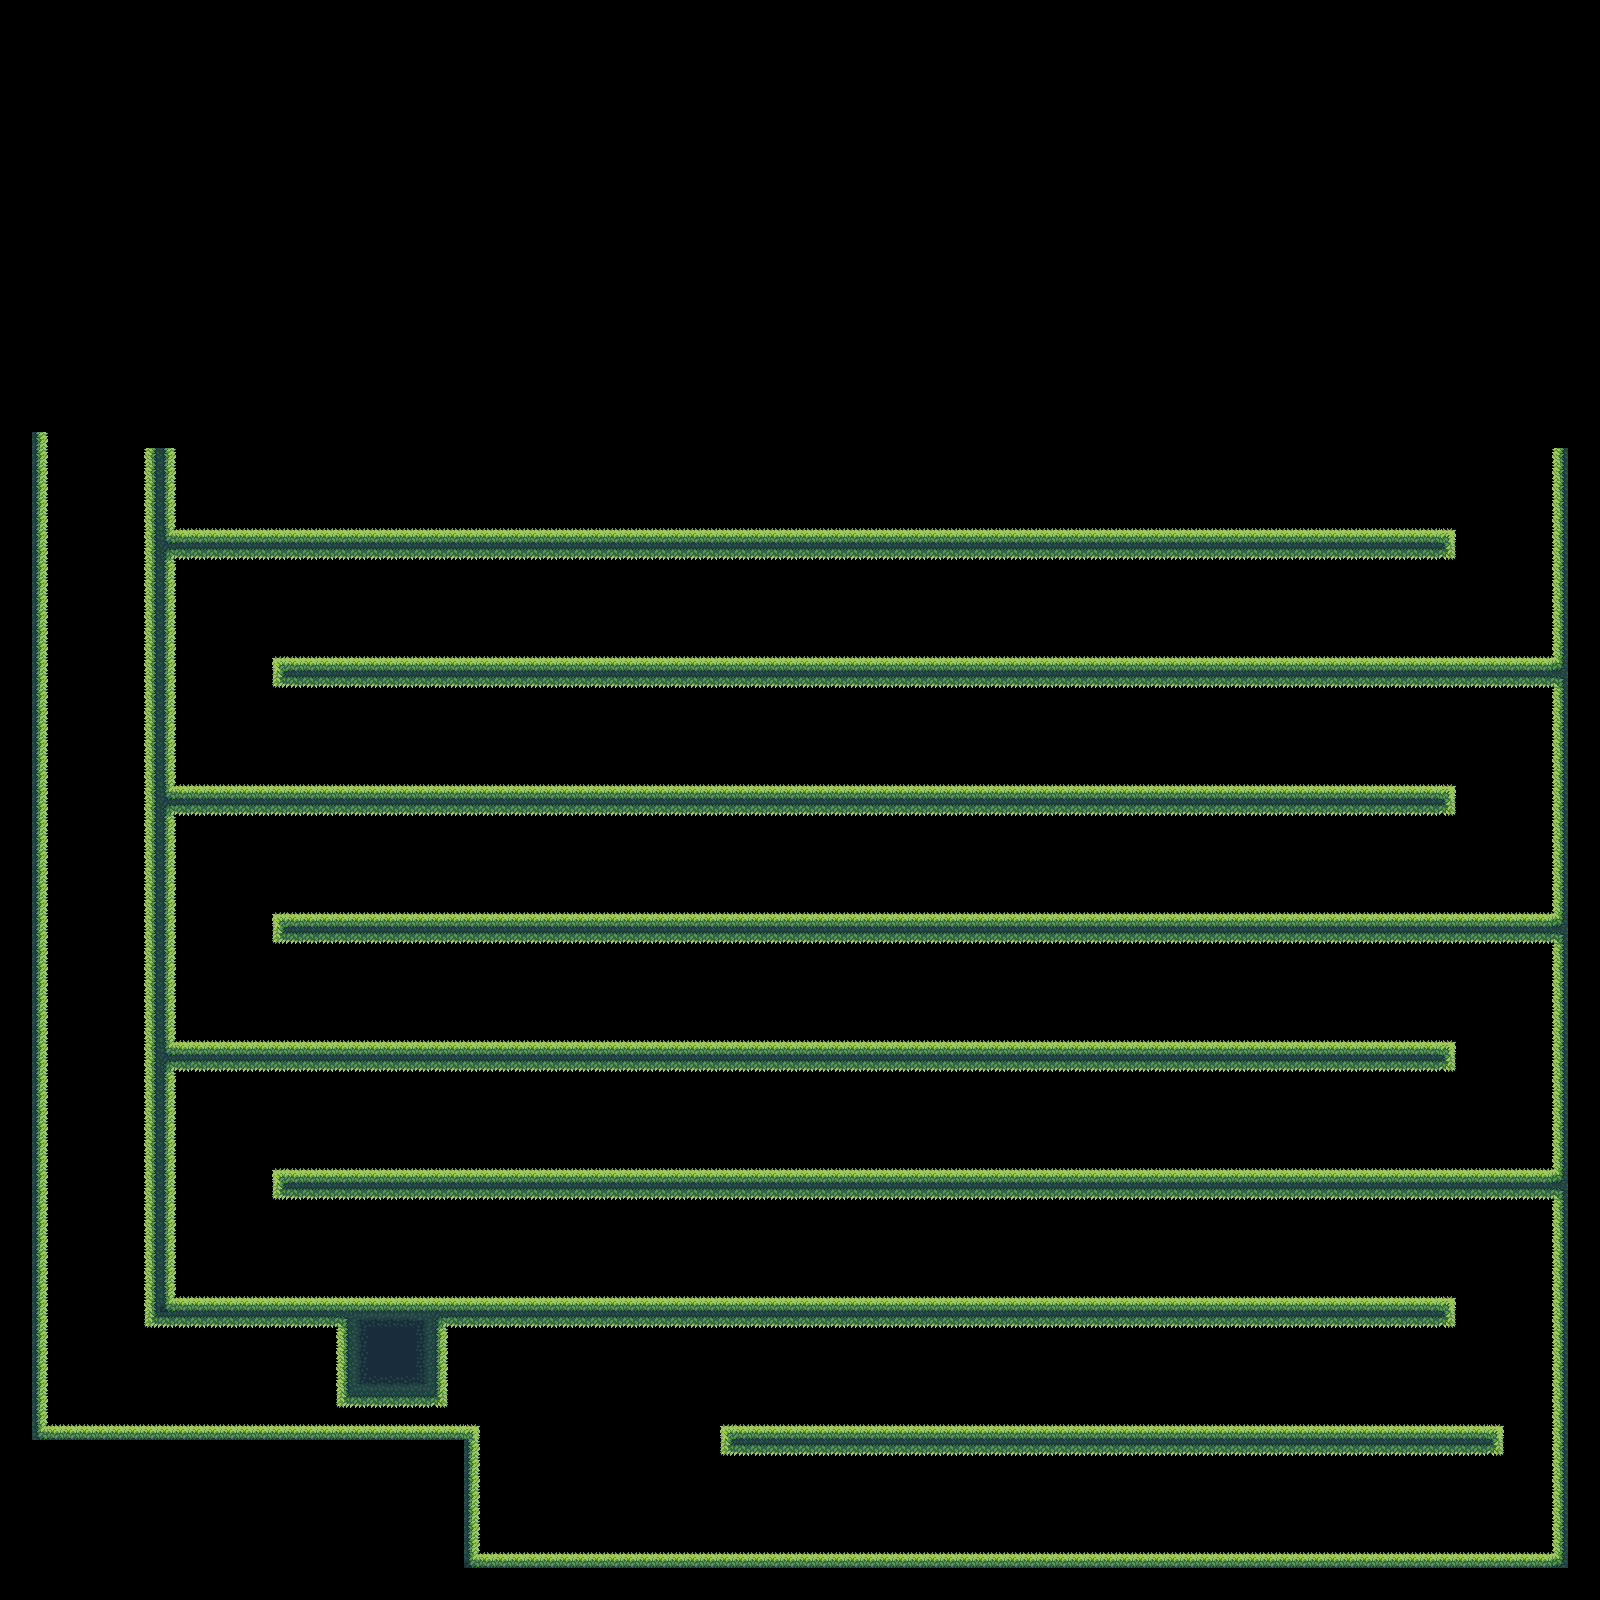

Rendered tile map (Tiled .tmx) drawn with the repository's tilesets; below, a short description and the map source with its tile grids summarised:
An orthogonal 100x100 tile map with 16x16 px tiles, 2 tile layers (Background, Collision) and 1 object (start).

<map version="1.0" tiledversion="1.1.4" orientation="orthogonal" renderorder="right-down" width="100" height="100" tilewidth="16" tileheight="16" infinite="0" nextobjectid="2">
 <tileset firstgid="1" name="Jungle" tilewidth="16" tileheight="16" tilecount="741" columns="39">
  <image source="../tilesets/jungle tileset.png" width="624" height="304" />
 </tileset>
 <layer name="Background" width="100" height="100">
  <data>[10000 cells, 0 non-empty, 0 distinct tile ids]</data>
 </layer>
 <layer name="Collision" width="100" height="100">
  <data>[10000 cells, 1598 non-empty, 38 distinct tile ids]</data>
 </layer>
 <objectgroup name="Objects">
  <object id="1" name="start" x="80" y="464" width="16" height="32" />
 </objectgroup>
</map>
